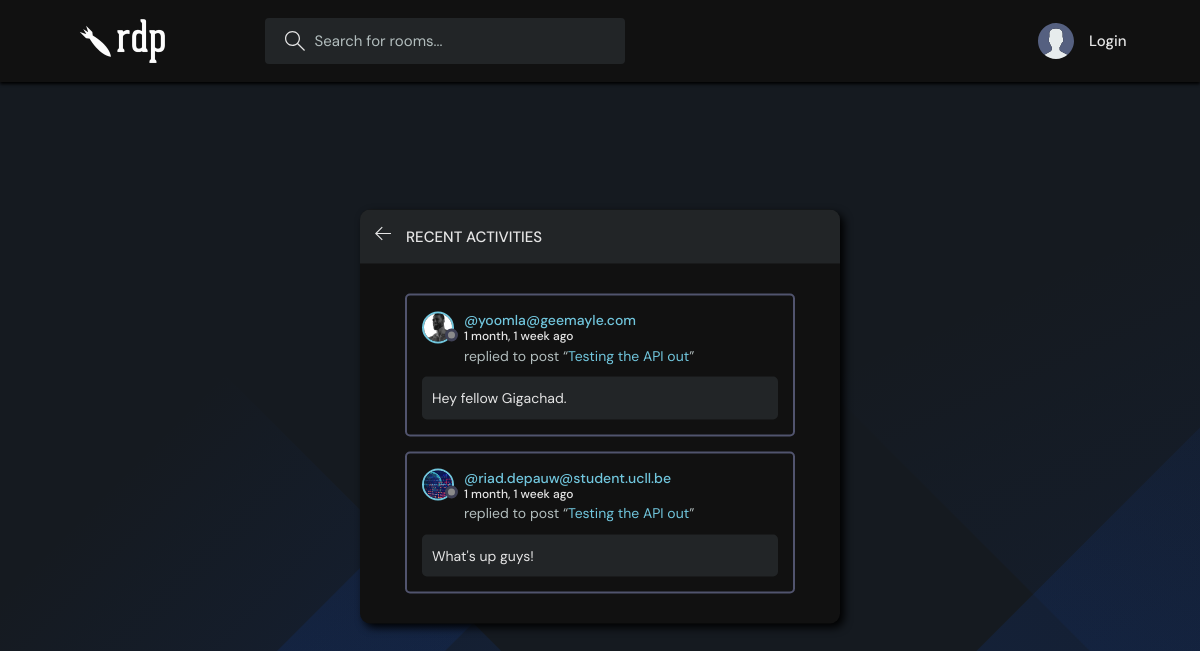
The page /activity/ on the database as committed earlier.
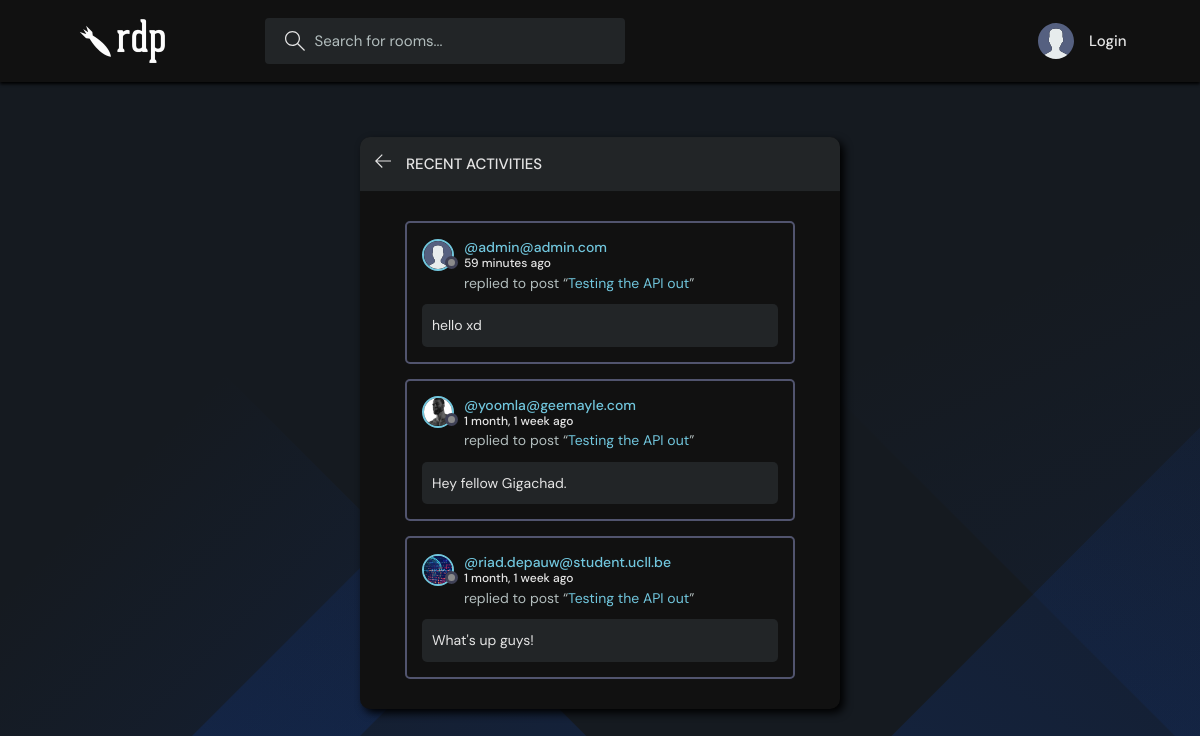
The same page on the database as committed later.
### base/models.py (models this page shows, shortened)
class Message(models.Model):
    user = models.ForeignKey(User, on_delete=models.CASCADE)
    room = models.ForeignKey(Room, on_delete=models.CASCADE)
    body = models.TextField()
    updated = models.DateTimeField(auto_now=True)
    created = models.DateTimeField(auto_now_add=True)
    class Meta:
        ordering = ['-updated', '-created']

class User(AbstractUser):
    name = models.CharField(max_length=200, null=True)
    email = models.EmailField(unique=True, null=True)
    bio = models.TextField(null=True)
    avatar = models.ImageField(null=True, default="avatar.svg")
    USERNAME_FIELD = 'email'
    REQUIRED_FIELDS = ['username'] ## necessary as without that, I won't be able to make a super user.

class Room(models.Model):
    host = models.ForeignKey(User, on_delete=models.SET_NULL, null=True)
    topic = models.ForeignKey(Topic, on_delete=models.SET_NULL, null=True)
    name = models.CharField(max_length=200)
    description = models.TextField(null=True, blank=True)
    participants = models.ManyToManyField(User, related_name='participants', blank=True)
    updated = models.DateTimeField(auto_now=True)
    created = models.DateTimeField(auto_now_add=True)
    class Meta:
        ordering = ['-updated', '-created']
    def __str__(self):
        return self.name

### base/views.py (the view)
# urls.py: path('activity/', views.activitiesPage, name="activity"),
def activitiesPage(request):
    room_messages = Message.objects.all()
    return render(request, 'base/activities.html', {'room_messages': room_messages})

### base/templates/base/activities.html (shortened to what this page needs)
{% extends 'main.html' %}
{% block content %}
<main class="layout">
  <div class="container">
    <div class="layout__box">
      <div class="layout__boxHeader">
        <div class="layout__boxTitle">
          <a href="{% url 'home' %}">
            <svg version="1.1" xmlns="http://www.w3.org/2000/svg" width="32" height="32" viewBox="0 0 32 32">
              <title>arrow-left</title>
              <path
                d="M13.723 2.286l-13.723 13.714 13.719 13.714 1.616-1.611-10.96-10.96h27.625v-2.286h-27.625l10.965-10.965-1.616-1.607z">
              </path>
            </svg>
          </a>
          <h3>Recent Activities</h3>
        </div>
      </div>
      <div class="activities-page layout__body">
        {% for message in room_messages %}
        <div class="activities__box">
          <div class="activities__boxHeader roomListRoom__header">
            <a href="{% url 'user-profile' message.user.id %}" class="roomListRoom__author">
              <div class="avatar avatar--small">
                <img src="{{message.user.avatar.url}}" />
              </div>
              <p>
                @{{message.user}}
                <span>{{message.created|timesince}} ago</span>
              </p>
            </a>
          </div>
          <div class="activities__boxContent">
            <p>replied to post “<a href="{% url 'room' message.room.id %}">{{message.room}}</a>”</p>
            <div class="activities__boxRoomContent">
              {{message.body}}
            </div>
          </div>
        </div>
        {% endfor %}
      </div>
    </div>
  </div>
</main>
{% endblock content %}

Rows that differ between the two databases and show on the page:
added Message: user.avatar (placeholder picture), user "admin@admin.com", created "59 minutes", room "Testing the API out", body "hello xd"
